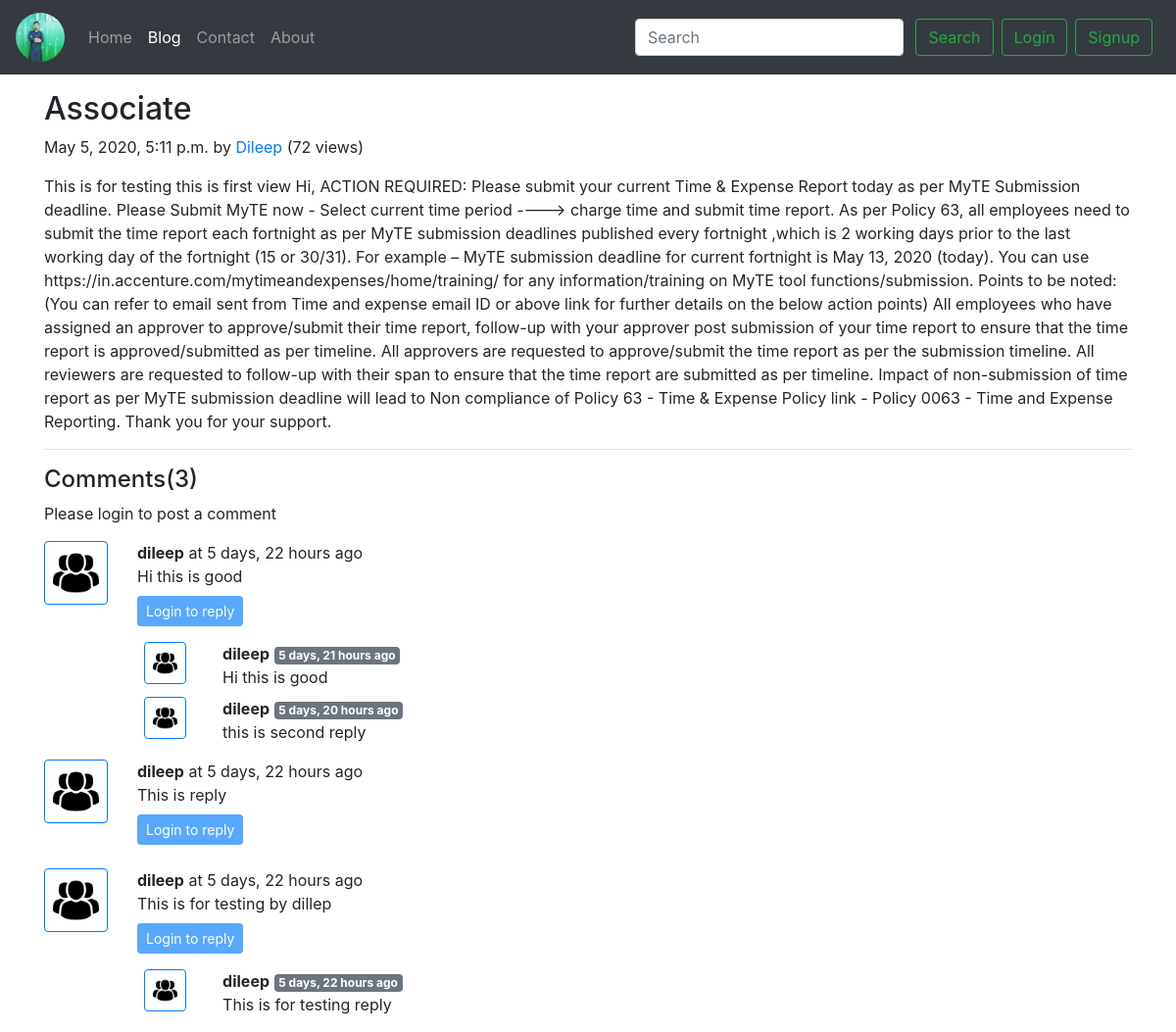
Screenshot of /blog/Associate-slug with the database file from the repository.
### blog/models.py (models this page shows, shortened)
class Post(models.Model):
    sno = models.AutoField(primary_key=True)
    title = models.CharField(max_length=100)
    content = models.TextField()
    author = models.CharField(max_length=100)
    slug = models.CharField(max_length=130)
    views = models.IntegerField(default=0)
    timeStamp = models.DateTimeField(blank=True)

class BlogComment(models.Model):
    sno = models.AutoField(primary_key = True)
    comment = models.TextField()
    user = models.ForeignKey(User, on_delete=models.CASCADE)
    post = models.ForeignKey(Post, on_delete=models.CASCADE)
    parents = models.ForeignKey('self',on_delete=models.CASCADE,null=True)
    timestamp = models.DateTimeField(default=now)

### blog/views.py (the view)
# urls.py: path('<str:slug>', views.blogPost, name='blogPost'),
def blogPost(request,slug):
    post = Post.objects.filter(slug=slug).first()
    post.views = post.views + 1
    post.save()
    comments = BlogComment.objects.filter(post=post,parents=None)
    replies = BlogComment.objects.filter(post=post).exclude(parents=None)
    replyDict = {}
    for reply in replies:
        if reply.parents.sno not in replyDict.keys():
            replyDict[reply.parents.sno] = [reply]
        else:
            replyDict[reply.parents.sno].append(reply)
    context = {'post':post,'comments':comments,'user':request.user,'replyDict':replyDict}
    return render(request,'blog/blogPost.html',context)

### blog/templatetags/extras.py (called while the page is built)
@register.filter(name = 'get_val')
def get_val(dict,key):
    return dict.get(key)

### templates/blog/blogPost.html (shortened to what this page needs)
{% extends 'base.html' %}
{% block blogactive %} active {% endblock blogactive %}
{% block body %}
{% load humanize %}
{% load extras %}
<div class="container my-3">
    <h2 class="blog-post-title">{{post.title}}</h2>
    <p class="blog-post-meta">{{post.timeStamp}} by <a href="/about">{{post.author}}</a> (<span>{{post.views}} views</span>)
</p>
    <p>{{post.content|safe}}</p>
    <hr>
</div>
<div class="container">
<h4>Comments({{comments.count}})</h4>
<div class="my-2">
{%if user.is_authenticated %}
<form action="/blog/postComment" method="post">
 {% csrf_token %}
    <div class="form-group">
        <label for="ExamplePostComment">Post Comment</label>
        <input type="text"class="form-control" name="comment" placeholder="Enter comment here">
    </div>
     <input type="hidden" name="postSno" value="{{post.sno}}">
     <input type="hidden" name="parentSno" value="">
     {% comment %} <input  type="submit" value="submit"> {% endcomment %}
     <button type="submit" class="btn btn-primary">Submit</button>
</form>
{% else %}
<p>Please login to post a comment</p>
{% endif %}
</div>
{% for comment in comments %}
<div class="row my-2">
    <div class="col-md-1 ">
    <img class="rounded mx-auto d-block w-100 p-2 border border-primary"src="/static/img/user.png" alt="user">
     </div>
    <div class="col-md-11"><b>{{comment.user.username}}</b> at {{comment.timestamp | naturaltime }}
    <div>{{comment.comment}}</div>
    <div class="reply mx-0">
    {%if user.is_authenticated %}
     <button class="btn btn-sm btn-primary my-2" type="button" data-toggle="collapse" data-target="#replyBox{{comment.sno}}" aria-expanded="false" aria-controls="replyBox{{comment.sno}}">
    Reply
  </button>
<div class="collapse" id="replyBox{{comment.sno}}">
  <div class="card card-body my-2">
        <form action="/blog/postComment" method="post">
        {% csrf_token %}
            <div class="form-group">
                <label for="comment">Post Reply</label>
                <input type="text"class="form-control" name="comment" placeholder="Enter comment here">
                <input type="hidden" name="parentSno" value="{{comment.sno}}">
            </div>
            <input type="hidden" name="postSno" value="{{post.sno}}">
            {% comment %} <input  type="submit" value="submit"> {% endcomment %}
            <button type="submit" class="btn btn-primary">Submit</button>
        </form>
    </div>
</div>
{% else %}
<button class="btn btn-sm btn-primary my-2" type="button" data-toggle="collapse" data-target="#replyBox{{comment.sno}}" aria-expanded="false" aria-controls="replyBox{{comment.sno}}" disabled>
     Login to reply
  </button>
{% endif %}
<div class="replies my-2 ">
    {% for reply in replyDict|get_val:comment.sno %}
    <div class="row my-2">
        <div class="col md-1">
            <img class="rounded mx-auto d-block w-75 p-2 border border-primary"src="/static/img/user.png" alt="user">
        </div>
        <div class="col-md-11">
        <b>{{reply.user.username}}</b> <span class="badge badge-secondary"> {{reply.timestamp | naturaltime }}</span>
        <div>{{reply.comment}}</div>
    </div>
    <br>
</div>
{% endfor %}
</div>
    </div>
    </div>
</div>
{% endfor %}
</div>
{% endblock body %}

### rows the page displays
Post: title "Associate", timeStamp "May 5, 2020, 5:11 p.m.", author "Dileep", views "72", content "This is for testing this is first view Hi, ACTION REQUIRED: Please submit your current Time & Expense Report today as per MyTE Submission deadline. Please Submit MyTE now - Select current time period ----> charge time and submit time report. As per Policy 63, all employees need to submit the time report each fortnight as per MyTE submission deadlines published every fortnight ,which is 2 working days prior to the last working day of the fortnight (15 or 30/31). For example – MyTE submission deadline for current fortnight is May 13, 2020 (today). You can use https://in.accenture.com/mytimeandexpenses/home/training/ for any information/training on MyTE tool functions/submission. Points to be…"
BlogComment: user.username "dileep", timestamp "5 days, 22 hours ago", comment "Hi this is good"
BlogComment: user.username "dileep", timestamp "5 days, 21 hours ago", comment "Hi this is good"
BlogComment: user.username "dileep", timestamp "5 days, 20 hours ago", comment "this is second reply"
BlogComment: user.username "dileep", timestamp "5 days, 22 hours ago", comment "This is reply"
BlogComment: user.username "dileep", timestamp "5 days, 22 hours ago", comment "This is for testing by dillep"
BlogComment: user.username "dileep", timestamp "5 days, 22 hours ago", comment "This is for testing reply"

### other values shown
{{ comments.count }} "3"
